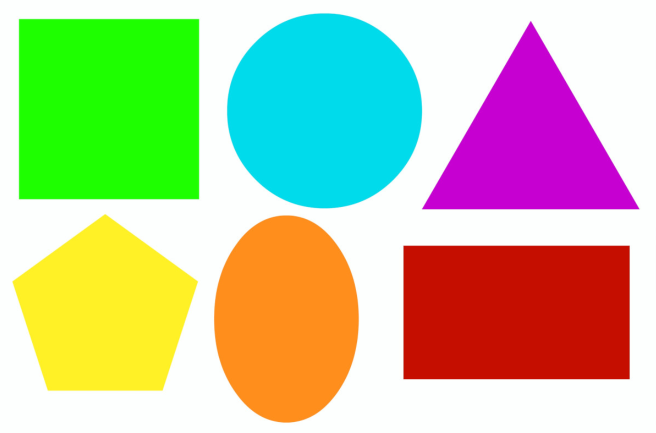
#> input picture Resources/vllCR.png, 1311 x 865 px (shown at 1/2 size)
$ python chapter8.py
#> lines starting #> are read from the running program, lines starting #| are printed output that depends on the picture; after the words box and inside, x2 and y2 are one past the last pixel; in counts of white or black regions, pixels touching at a corner belong together
#Contours/Shape detection

import cv2
import numpy as np

def getContours(img):
    contours,hierarchy = cv2.findContours(img,cv2.RETR_EXTERNAL,cv2.CHAIN_APPROX_NONE)
    print(hierarchy)
    for cnt in contours:
        area =  cv2.contourArea(cnt)
        print(area)
        # cv2.drawContours(imgContour,cnt,-1,(255,0,0),3)
        #check for the minimum area
        if area>100:
            cv2.drawContours(imgContour, cnt, -1, (255, 0, 0), 3)
            #calculate the curve length
            peri = cv2.arcLength(cnt,True)
            # print(peri)
            #to get the corner points
            #you can play around with the resolution
            #true because our shapes are closed
            approx = cv2.approxPolyDP(cnt,0.02*peri,True)
            # print(approx)
            #len gives the idea of what the shape is
            #create object corners
            objCor = len(approx)
            print(objCor)
            x, y, w, h = cv2.boundingRect(approx)
            aspRatio = w / float(h)
            objectType = ""
            if objCor ==3: objectType = "Tri"
            elif objCor == 4:
                if aspRatio >0.95 and aspRatio < 1.05:
                    objectType="Square"
                else:
                    objectType=="Rectangle"
            elif objCor ==5: objectType = "Pentagon"
            elif objCor == 6:
                objectType = "Hexagon"
            elif objCor > 6:
                if aspRatio > 0.95 and aspRatio < 1.05:
                    objectType = "Circle"
                else:
                    objectType == "Oval"
            else:objectType="None"
            cv2.rectangle(imgContour, (x,y),(x+w,y+h), (0,255,0),2)
            #lets put some deviation (-10) here
            cv2.putText(imgContour,objectType,
                        (x+(w//2)-10,y+(h//2)-10),cv2.FONT_HERSHEY_COMPLEX,1,
                        (0,0,0),2)
            print(len(approx))
path = "Resources/vllCR.png"
img = cv2.imread(path)
#> img is the input picture: shape (865, 1311, 3); mean B, G, R 156.5, 196.5, 191.1
imgContour = img.copy()
# imgContour = cv2.resize(imgContour,(700,600))
#convert into greyscale
imgGray = cv2.cvtColor(imgContour,cv2.COLOR_BGR2GRAY)
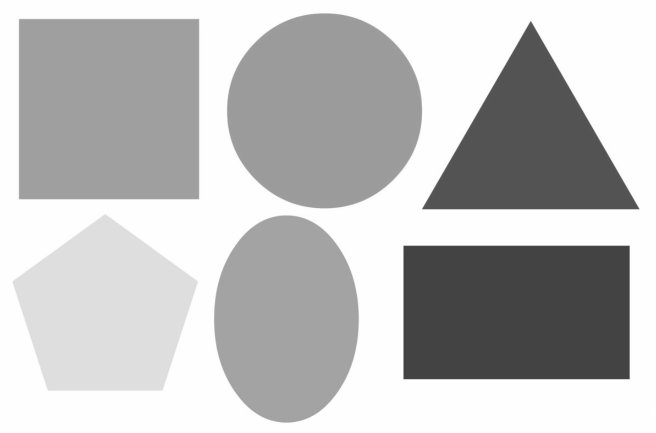
#> imgGray: shape (865, 1311) (shown at 1/2 size); min 64, max 255, mean 190.2
imgBlur = cv2.GaussianBlur(imgGray,(7,7),1)
imgCanny = cv2.Canny(imgBlur,50,50)
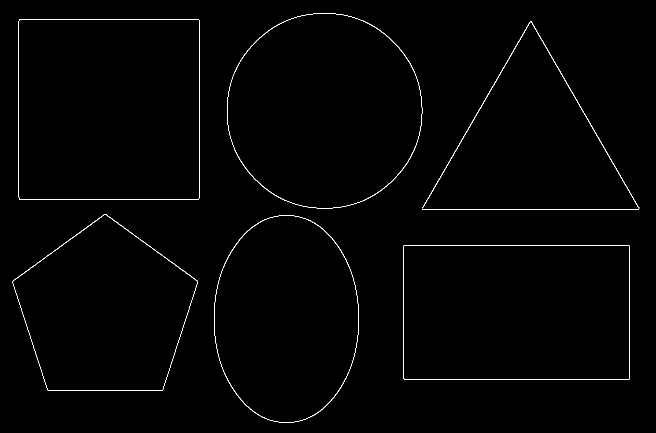
#> imgCanny: shape (865, 1311) (shown at 1/2 size); 0.75% white in thin lines or dots
# imgBlank = np.zeros_like(img)
#from these edges we are going to find out contours

getContours(imgCanny)
#> in getContours, `contours,hierarchy = cv2.findContours(img,cv2.RETR_EXTERNAL,cv2.CHAIN_..`: contours = 6 contours; box (x1, y1, x2, y2) and area: (37, 38, 399, 399) 129950, (806, 491, 1260, 759) 120944, (454, 26, 845, 417) 119882, (428, 430, 718, 846) 94580, (25, 428, 396, 782) 90794, (844, 42, 1279, 419) 428
#| [[[ 1 -1 -1 -1]
#|   [ 2  0 -1 -1]
#|   [ 3  1 -1 -1]
#|   [ 4  2 -1 -1]
#|   [ 5  3 -1 -1]
#|   [-1  4 -1 -1]]]
#> the loop in getContours, `for cnt in contours:` made 6 passes
#> (area, peri, approx, objCor, x, y, w, h) on passes 1, 5: (120943.5, 1437.1, [[807, 491], [808, 758], [1259, 757], [1258, 491]], 4, 807, 491, 453, 268), (129950, 1439.7, [[38, 38], [38, 398], [397, 398], [397, 38]], 4, 38, 38, 360, 361)
#> (area, peri, objCor, x, y, w, h, aspRatio) on passes 2, 3, 4, 6: (94580, 1177.2, 8, 428, 430, 290, 416, 0.697), (90794, 1205.8, 5, 25, 428, 371, 354, 1.05), (428.5, 2725.8, 6, 844, 42, 435, 377, 1.15), (119882, 1292.9, 8, 455, 27, 388, 389, 0.997)
#> (printed output is left out)
#> after the loop in getContours, `for cnt in contours:`:
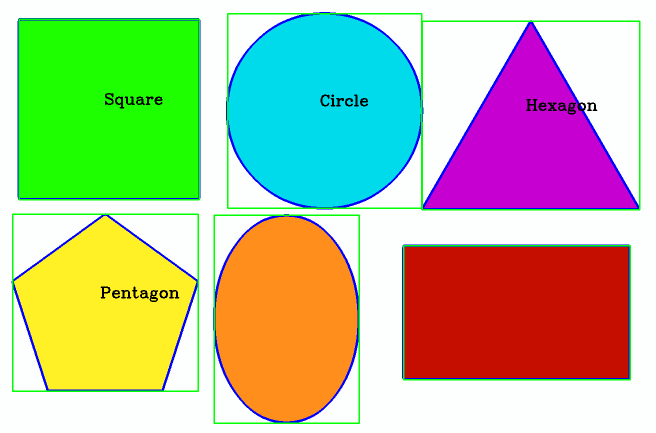
#> imgContour: shape (865, 1311, 3) (shown at 1/2 size); 4.83% of pixels changed, all inside (x1, y1, x2, y2) = (23, 24, 1281, 848)

cv2.imshow("Original",img)
cv2.imshow("Gray",imgGray)
cv2.imshow("Blur",imgBlur)
cv2.imshow("Edge",imgCanny)
cv2.imshow("Contour",imgContour)
cv2.waitKey(0)
